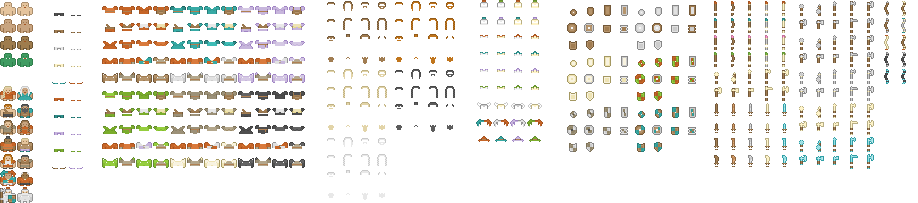
#> input picture assets/characters/roguelike/characters_sheet.png, 918 x 203 px
$ python upscale_character_sheet.py
#> lines starting #> are read from the running program, lines starting #| are printed output that depends on the picture
#!/usr/bin/env python3
"""Upscale the 16x16 character sheet to 64x64 (4x nearest-neighbor).

Reads  assets/characters/roguelike/characters_sheet.png
Writes assets/characters/hires/characters_sheet.png
       assets/characters/hires/_spec.json

The output sheet mirrors the original layout (54 cols x 12 rows) but at
64px tiles with 1px gutters (65px stride).  Weapon cells (rows that are
2 tiles tall, 16x33) become 64x129.

This produces placeholder art — upscaled pixels — which can be
incrementally replaced with proper AI-generated 64x64 pixel art.
"""

import json
import os
import sys
from pathlib import Path

try:
    from PIL import Image
except ImportError:
    print("ERROR: Pillow is required.  pip install Pillow", file=sys.stderr)
    sys.exit(1)

# ── constants ──────────────────────────────────────────────────────
SRC_TILE = 16
SRC_MARGIN = 1
SRC_STRIDE = SRC_TILE + SRC_MARGIN  # 17

DST_TILE = 64
DST_MARGIN = 1
DST_STRIDE = DST_TILE + DST_MARGIN  # 65

SCALE = DST_TILE // SRC_TILE  # 4

COLS = 54
ROWS = 12

REPO = Path(__file__).resolve().parent.parent
SRC_PATH = REPO / "assets" / "characters" / "roguelike" / "characters_sheet.png"
DST_DIR = REPO / "assets" / "characters" / "hires"
DST_PATH = DST_DIR / "characters_sheet.png"
SPEC_PATH = DST_DIR / "_spec.json"


def upscale_cell(src: Image.Image, col: int, row: int,
                 height_tiles: int = 1) -> Image.Image:
    """Extract one cell from the source sheet and upscale it 4x."""
    x = col * SRC_STRIDE
    y = row * SRC_STRIDE
    w = SRC_TILE
    h = SRC_TILE * height_tiles + SRC_MARGIN * (height_tiles - 1)
    cell = src.crop((x, y, x + w, y + h))
    return cell.resize((w * SCALE, h * SCALE), Image.NEAREST)


def main() -> None:
    if not SRC_PATH.exists():
        print(f"ERROR: source sheet not found: {SRC_PATH}", file=sys.stderr)
        sys.exit(1)

    src = Image.open(SRC_PATH).convert("RGBA")
#> src is the input picture: PIL image 918x203 RGBA; mean R, G, B, A 22.7, 21.2, 17, 36.6
    print(f"Source: {src.size[0]}x{src.size[1]}  ({COLS} cols x {ROWS} rows, "
          f"{SRC_TILE}px tiles, {SRC_MARGIN}px margin)")
#| Source: 918x203  (54 cols x 12 rows, 16px tiles, 1px margin)

    # Destination dimensions.
    dst_w = COLS * DST_STRIDE - DST_MARGIN  # last col has no trailing margin
    dst_h = ROWS * DST_STRIDE - DST_MARGIN
    dst = Image.new("RGBA", (dst_w, dst_h), (0, 0, 0, 0))
#> dst: PIL image 3509x779 RGBA; every value is 0

    for row in range(ROWS):
        for col in range(COLS):
            cell = upscale_cell(src, col, row, 1)
            dx = col * DST_STRIDE
            dy = row * DST_STRIDE
            dst.paste(cell, (dx, dy))
#> this loop made 12 passes
#> pass 1, in upscale_cell, `cell = src.crop((x, y, x + w, y + h))`:
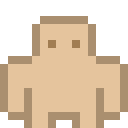
#> cell: PIL image 16x16 RGBA (shown 8 times larger); mean R, G, B, A 139.6, 118.8, 94.3, 169.3; transparent parts drawn white
#> pass 1, in upscale_cell (call 4), `cell = src.crop((x, y, x + w, y + h))`:
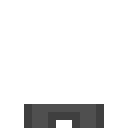
#> cell: PIL image 16x16 RGBA (shown 8 times larger); mean R, G, B, A 7.9, 7.9, 7.9, 27.9; transparent parts drawn white
#> after the loop: cell: PIL image 64x64 RGBA; every value is 0
#> after the loop:
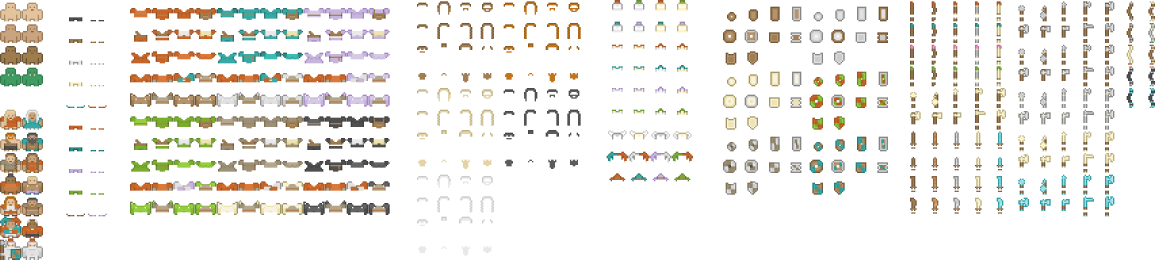
#> dst: PIL image 3509x779 RGBA (shown at 1/3 size); mean R, G, B, A 24.8, 23.1, 18.6, 39.9; transparent parts drawn white

    print(f"Destination: {dst.size[0]}x{dst.size[1]}  ({COLS} cols x {ROWS} rows, "
          f"{DST_TILE}px tiles, {DST_MARGIN}px margin)")
#| Destination: 3509x779  (54 cols x 12 rows, 64px tiles, 1px margin)

    DST_DIR.mkdir(parents=True, exist_ok=True)
    dst.save(str(DST_PATH))
    print(f"Wrote: {DST_PATH}")

    spec = {"tile_px": DST_TILE, "margin_px": DST_MARGIN}
    SPEC_PATH.write_text(json.dumps(spec, indent=2) + "\n")
    print(f"Wrote: {SPEC_PATH}")


if __name__ == "__main__":
    main()
